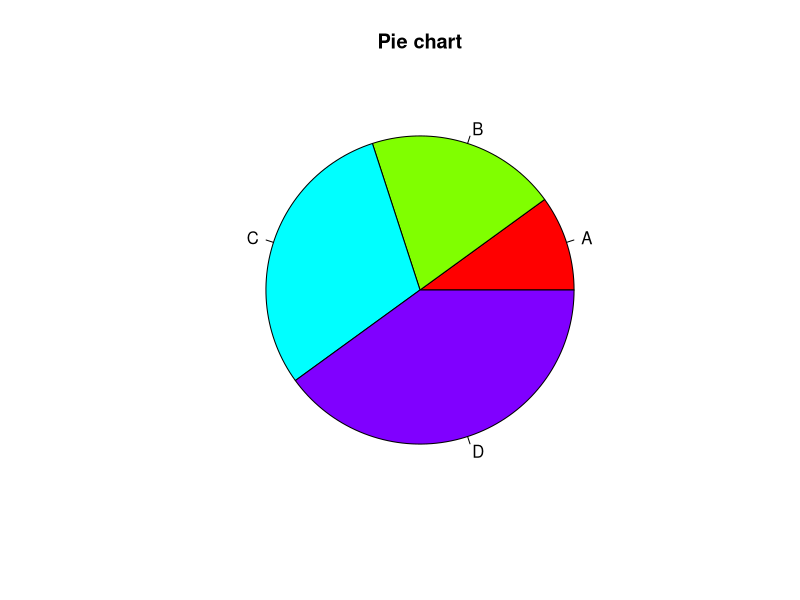
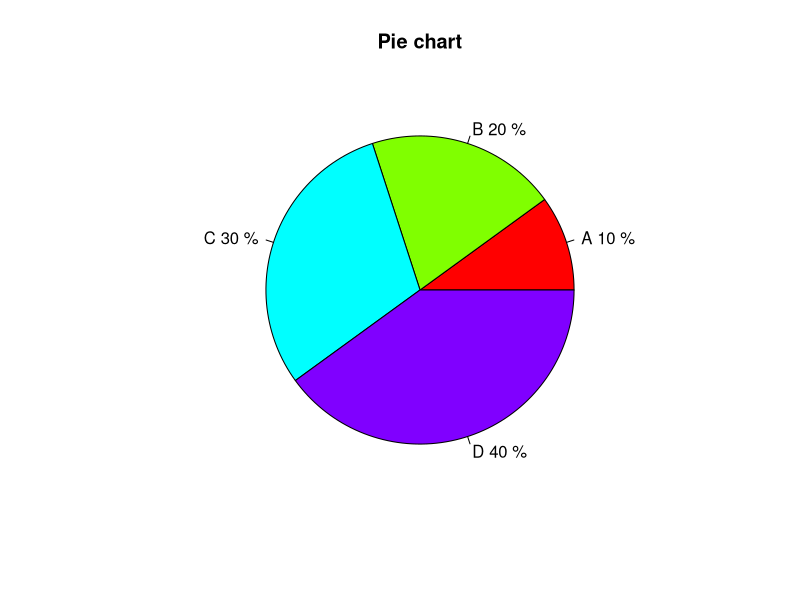

Reproduce these figures in R, in order.
x = sample(100:500, 20, replace=TRUE)
x

x = 6*x
x = x + 100
x = x / 50
x

for(i in 1:21){
  x = x + 20
}

for(i in 1:12){
  x = x + 15
}

x
mean(x)
median(x)
var(x)

freq_table = table(x)
most_freq = names(freq_table)[which.max(freq_table)]
most_freq


values = c(10, 20, 30, 40)  # Data values
labels = c("A", "B", "C", "D")  # Labels for slices
pie(values, labels = labels, main = "Pie chart", col=rainbow(length(labels)))

pct = round(values/sum(values) * 100, 1)
labels = paste(labels, pct, "%")
pie(values, labels=labels, main="Pie chart", col=rainbow(length(labels)))
